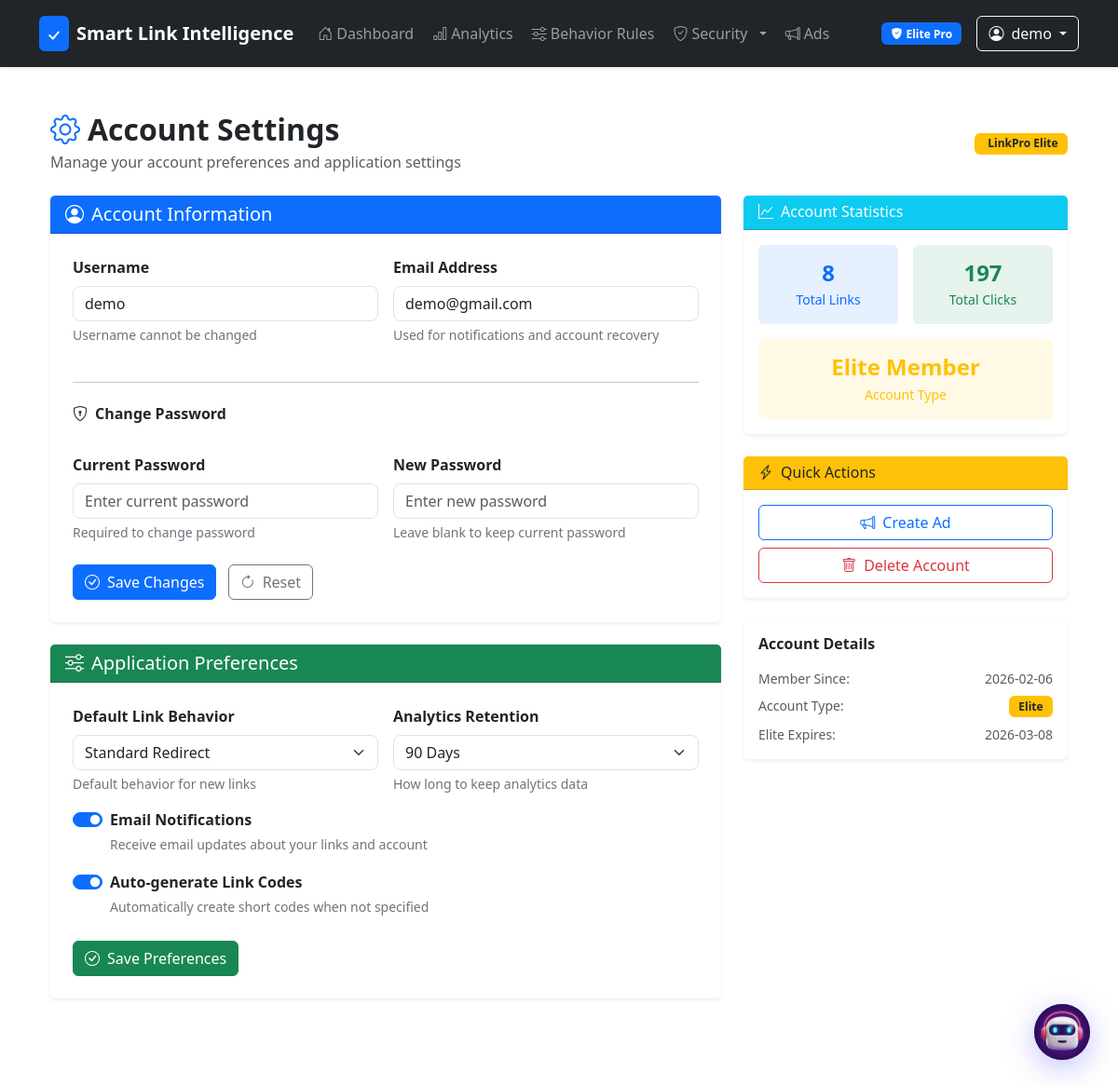
/settings (signed in), run on the app's committed database.
### tables this page shows
CREATE TABLE users (
            id INTEGER PRIMARY KEY AUTOINCREMENT,
            username TEXT UNIQUE NOT NULL,
            password_hash TEXT NOT NULL,
            created_at TEXT DEFAULT (datetime('now'))
        , email TEXT, is_premium INTEGER DEFAULT 0, premium_expires_at TEXT, membership_tier TEXT DEFAULT 'free');

### routes/user.py (the view)
@user_bp.route("/settings")
@login_required
def settings():
    from admin_panel import track_user_activity
    total_links = query_db("SELECT COUNT(*) as count FROM links WHERE user_id = ?", [g.user["id"]], one=True)["count"]
    total_clicks = query_db("SELECT COUNT(*) as count FROM visits v JOIN links l ON v.link_id = l.id WHERE l.user_id = ?", [g.user["id"]], one=True)["count"]
    track_user_activity(g.user["id"], "view_settings", "Viewed account settings")
    return render_template("settings.html", total_links=total_links, total_clicks=total_clicks)

### templates/settings.html (shortened to what this page needs)
{% extends "base.html" %}
{% block content %}
<div class="container py-4">
  <div class="d-flex justify-content-between align-items-center mb-4">
    <div>
      <h2 class="fw-bold mb-1">
        <i class="bi bi-gear text-primary me-2"></i>Account Settings
      </h2>
      <p class="text-muted mb-0">Manage your account preferences and application settings</p>
    </div>
    <div class="text-end">
      {% if g.user.is_premium %}
      <span class="badge bg-warning text-dark">
        LinkPro Elite
      </span>
      {% endif %}
    </div>
  </div>
  <div class="row">
    <div class="col-lg-8">
      <div class="card shadow-sm border-0 mb-4">
        <div class="card-header bg-primary text-white">
          <h5 class="mb-0">
            <i class="bi bi-person-circle me-2"></i>Account Information
          </h5>
        </div>
        <div class="card-body p-4">
          <form method="POST" action="{{ url_for('user.update_settings') }}" id="settingsForm">
            <div class="row g-3">
              <div class="col-md-6">
                <label class="form-label fw-semibold">Username</label>
                <input type="text" name="username" class="form-control" value="{{ g.user.username }}" readonly>
                <div class="form-text">Username cannot be changed</div>
              </div>
              <div class="col-md-6">
                <label class="form-label fw-semibold">Email Address</label>
                <input type="email" name="email" class="form-control" value="{{ g.user.email or '' }}"
                  placeholder="your-email@example.com">
                <div class="form-text">Used for notifications and account recovery</div>
              </div>
              <div class="col-12">
                <hr class="my-4">
                <h6 class="fw-bold mb-3">
                  <i class="bi bi-shield-lock me-2"></i>Change Password
                </h6>
              </div>
              <div class="col-md-6">
                <label class="form-label fw-semibold">Current Password</label>
                <input type="password" name="current_password" class="form-control"
                  placeholder="Enter current password">
                <div class="form-text">Required to change password</div>
              </div>
              <div class="col-md-6">
                <label class="form-label fw-semibold">New Password</label>
                <input type="password" name="new_password" class="form-control" placeholder="Enter new password">
                <div class="form-text">Leave blank to keep current password</div>
              </div>
              <div class="col-12 mt-4">
                <button type="submit" class="btn btn-primary">
                  <i class="bi bi-check-circle me-2"></i>Save Changes
                </button>
                <button type="reset" class="btn btn-outline-secondary ms-2">
                  <i class="bi bi-arrow-clockwise me-2"></i>Reset
                </button>
              </div>
            </div>
          </form>
        </div>
      </div>
      <div class="card shadow-sm border-0 mb-4">
        <div class="card-header bg-success text-white">
          <h5 class="mb-0">
            <i class="bi bi-sliders me-2"></i>Application Preferences
          </h5>
        </div>
        <div class="card-body p-4">
          <form method="POST" action="{{ url_for('user.update_preferences') }}" id="preferencesForm">
            <div class="row g-3">
              <div class="col-md-6">
                <label class="form-label fw-semibold">Default Link Behavior</label>
                <select name="default_behavior" class="form-select">
                  <option value="standard">Standard Redirect</option>
                </select>
                <div class="form-text">Default behavior for new links</div>
              </div>
              <div class="col-md-6">
                <label class="form-label fw-semibold">Analytics Retention</label>
                <select name="analytics_retention" class="form-select">
                  <option value="90" selected>90 Days</option>
                </select>
                <div class="form-text">How long to keep analytics data</div>
              </div>
              <div class="col-12">
                <div class="form-check form-switch">
                  <input class="form-check-input" type="checkbox" name="email_notifications" id="emailNotifications"
                    checked>
                  <label class="form-check-label fw-semibold" for="emailNotifications">
                    Email Notifications
                  </label>
                  <div class="form-text">Receive email updates about your links and account</div>
                </div>
              </div>
              <div class="col-12">
                <div class="form-check form-switch">
                  <input class="form-check-input" type="checkbox" name="auto_generate_codes" id="autoGenerateCodes"
                    checked>
                  <label class="form-check-label fw-semibold" for="autoGenerateCodes">
                    Auto-generate Link Codes
                  </label>
                  <div class="form-text">Automatically create short codes when not specified</div>
                </div>
              </div>
              <div class="col-12 mt-4">
                <button type="submit" class="btn btn-success">
                  <i class="bi bi-check-circle me-2"></i>Save Preferences
                </button>
              </div>
            </div>
          </form>
        </div>
      </div>
    </div>
    <div class="col-lg-4">
      <div class="sticky-top" style="top: 2rem;">
        <div class="card shadow-sm border-0 mb-4">
          <div class="card-header bg-info text-white">
            <h6 class="mb-0">
              <i class="bi bi-graph-up me-2"></i>Account Statistics
            </h6>
          </div>
          <div class="card-body p-3">
            <div class="row g-3 text-center">
              <div class="col-6">
                <div class="bg-primary bg-opacity-10 rounded p-3">
                  <div class="h4 fw-bold text-primary mb-1">{{ total_links or 0 }}</div>
                  <div class="small text-primary">Total Links</div>
                </div>
              </div>
              <div class="col-6">
                <div class="bg-success bg-opacity-10 rounded p-3">
                  <div class="h4 fw-bold text-success mb-1">{{ total_clicks or 0 }}</div>
                  <div class="small text-success">Total Clicks</div>
                </div>
              </div>
              <div class="col-12">
                <div class="bg-warning bg-opacity-10 rounded p-3">
                  <div class="h4 fw-bold text-warning mb-1">
                    {% if g.user.is_premium %}
                    Elite Member
                    {% else %}
                    Free Account
                    {% endif %}
                  </div>
                  <div class="small text-warning">Account Type</div>
                </div>
              </div>
            </div>
          </div>
        </div>
        <div class="card shadow-sm border-0 mb-4">
          <div class="card-header bg-warning text-dark">
            <h6 class="mb-0">
              <i class="bi bi-lightning-charge me-2"></i>Quick Actions
            </h6>
          </div>
          <div class="card-body p-3">
            <div class="d-grid gap-2">
              <a href="{{ url_for('ads.create_ad') }}" class="btn btn-outline-primary">
                <i class="bi bi-megaphone me-2"></i>Create Ad
              </a>
              <button class="btn btn-outline-danger" onclick="showDeleteAccountModal()">
                <i class="bi bi-trash me-2"></i>Delete Account
              </button>
            </div>
          </div>
        </div>
        <div class="card shadow-sm border-0">
          <div class="card-body p-3">
            <h6 class="fw-bold mb-3">Account Details</h6>
            <div class="small text-muted">
              <div class="d-flex justify-content-between mb-2">
                <span>Member Since:</span>
                <span>{{ g.user.created_at[:10] if g.user.created_at else 'N/A' }}</span>
              </div>
              <div class="d-flex justify-content-between mb-2">
                <span>Account Type:</span>
                <span>
                  {% if g.user.is_premium %}
                  <span class="badge bg-warning text-dark">Elite</span>
                  {% else %}
                  <span class="badge bg-secondary">Free</span>
                  {% endif %}
                </span>
              </div>
              {% if g.user.is_premium and g.user.premium_expires_at %}
              <div class="d-flex justify-content-between">
                <span>Elite Expires:</span>
                <span>{{ g.user.premium_expires_at[:10] }}</span>
              </div>
              {% endif %}
            </div>
          </div>
        </div>
      </div>
    </div>
  </div>
</div>
{% endblock %}

### templates/base.html (shortened to what this page needs)
<!doctype html>
<html lang="en">
<head>
  <link href="https://cdn.jsdelivr.net/npm/bootstrap@5.3.3/dist/css/bootstrap.min.css" rel="stylesheet">
  <link rel="stylesheet" href="https://cdn.jsdelivr.net/npm/bootstrap-icons@1.11.0/font/bootstrap-icons.css">
  <link rel="stylesheet" href="{{ url_for('static', filename='css/style.css') }}">
  <link rel="stylesheet" href="{{ url_for('static', filename='css/base.css') }}">
  <link rel="stylesheet" href="{{ url_for('static', filename='css/chat.css') }}">
<body>
  <nav class="navbar navbar-expand-lg navbar-dark bg-dark mb-4 shadow-sm">
    <div class="container">
      <a class="navbar-brand d-flex align-items-center"
        href="{{ url_for('main.index') if g.user else url_for('main.landing') }}">
        <div class="bg-primary rounded-2 p-1 me-2">
          <svg width="24" height="24" viewBox="0 0 40 40" fill="none">
            <path d="M12 20L18 26L28 14" stroke="white" stroke-width="3" stroke-linecap="round" />
          </svg>
        </div>
        <span class="fw-bold">Smart Link Intelligence</span>
      </a>
      <div class="collapse navbar-collapse" id="navbarNav">
        {% if g.user %}
        <ul class="navbar-nav me-auto">
          <li class="nav-item">
            <a class="nav-link" href="{{ url_for('main.index') }}">
              <i class="bi bi-house-door me-1"></i>Dashboard
            </a>
          </li>
          <li class="nav-item">
            <a class="nav-link" href="#" onclick="showAnalyticsOverview()">
              <i class="bi bi-bar-chart me-1"></i>Analytics
            </a>
          </li>
          <li class="nav-item">
            <a class="nav-link" href="{{ url_for('user.behavior_rules') }}">
              <i class="bi bi-sliders me-1"></i>Behavior Rules
            </a>
          </li>
          <li class="nav-item {% if g.user['membership_tier'] == 'elite_pro' %}dropdown{% endif %}">
            {% if g.user['membership_tier'] == 'elite_pro' %}
            <a class="nav-link dropdown-toggle" href="#" role="button" data-bs-toggle="dropdown">
              <i class="bi bi-shield-check me-1"></i>Security
            </a>
            {% else %}
            <a class="nav-link" href="{{ url_for('ddos.ddos_protection_dashboard') }}">
              <i class="bi bi-shield-check me-1"></i>Security
              <i class="bi bi-lock-fill text-secondary ms-1 fs-6" title="Locked for your tier"></i>
            </a>
            {% endif %}
          </li>
          <li class="nav-item">
            <a class="nav-link" href="{{ url_for('ads.create_ad') }}">
              <i class="bi bi-megaphone me-1"></i>Ads
            </a>
          </li>
        </ul>
        <div class="d-flex align-items-center">
          <div class="d-flex align-items-center">
            {% if g.user['is_premium'] %}
            {% if g.user['membership_tier'] == 'elite_pro' %}
            <span class="badge bg-primary text-white me-3">
              <i class="bi bi-shield-fill-check me-1"></i>Elite Pro
            </span>
            {% else %}
            <span class="badge bg-warning text-dark me-3">
              <i class="bi bi-crown-fill me-1"></i>Elite
            </span>
            {% endif %}
            {% else %}
            <span class="badge bg-secondary text-white me-3">
              <i class="bi bi-person me-1"></i>Free
            </span>
            {% endif %}
            <div class="dropdown">
              <button class="btn btn-outline-light dropdown-toggle d-flex align-items-center" type="button"
                data-bs-toggle="dropdown">
                <i class="bi bi-person-circle me-2"></i>{{ g.user.username }}
              </button>
            </div>
          </div>
          {% endif %}
        </div>
      </div>
  </nav>
  <main class="container mb-5">
    {% block content %}{% endblock %}
  </main>
  {% include 'partials/chat_widget.html' %}
</body>
</html>

### data on the page
users: user.username "demo", username "demo", email "demo@gmail.com", user "2026-02-06", user "2026-03-08"

### other printed values
{{ total_links or 0 }} "8"
{{ total_clicks or 0 }} "197"
